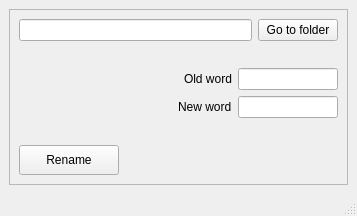
<?xml version="1.0" encoding="UTF-8"?>
<ui version="4.0">
 <class>RenameFiles</class>
 <widget class="QMainWindow" name="RenameFiles">
  <property name="geometry">
   <rect>
    <x>0</x>
    <y>0</y>
    <width>357</width>
    <height>216</height>
   </rect>
  </property>
  <property name="minimumSize">
   <size>
    <width>357</width>
    <height>216</height>
   </size>
  </property>
  <property name="maximumSize">
   <size>
    <width>357</width>
    <height>216</height>
   </size>
  </property>
  <property name="windowTitle">
   <string>MainWindow</string>
  </property>
  <widget class="QWidget" name="centralwidget">
   <layout class="QGridLayout" name="gridLayout">
    <item row="0" column="0">
     <widget class="QFrame" name="frame_2">
      <property name="frameShape">
       <enum>QFrame::StyledPanel</enum>
      </property>
      <property name="frameShadow">
       <enum>QFrame::Raised</enum>
      </property>
      <layout class="QGridLayout" name="gridLayout_2">
       <item row="4" column="0">
        <spacer name="verticalSpacer">
         <property name="orientation">
          <enum>Qt::Vertical</enum>
         </property>
         <property name="sizeHint" stdset="0">
          <size>
           <width>20</width>
           <height>40</height>
          </size>
         </property>
        </spacer>
       </item>
       <item row="3" column="0">
        <layout class="QHBoxLayout" name="horizontalLayout_3">
         <item>
          <spacer name="horizontalSpacer_2">
           <property name="orientation">
            <enum>Qt::Horizontal</enum>
           </property>
           <property name="sizeHint" stdset="0">
            <size>
             <width>40</width>
             <height>20</height>
            </size>
           </property>
          </spacer>
         </item>
         <item>
          <widget class="QLabel" name="label_2">
           <property name="text">
            <string>New word</string>
           </property>
          </widget>
         </item>
         <item>
          <widget class="QLineEdit" name="line_edit_new_word">
           <property name="maximumSize">
            <size>
             <width>100</width>
             <height>16777215</height>
            </size>
           </property>
          </widget>
         </item>
        </layout>
       </item>
       <item row="0" column="0">
        <layout class="QHBoxLayout" name="horizontalLayout">
         <item>
          <widget class="QLineEdit" name="line_edit_folder"/>
         </item>
         <item>
          <widget class="QPushButton" name="btn_Go_to_folder">
           <property name="text">
            <string>Go to folder</string>
           </property>
          </widget>
         </item>
        </layout>
       </item>
       <item row="5" column="0">
        <widget class="QPushButton" name="btn_rename">
         <property name="minimumSize">
          <size>
           <width>0</width>
           <height>30</height>
          </size>
         </property>
         <property name="maximumSize">
          <size>
           <width>100</width>
           <height>50</height>
          </size>
         </property>
         <property name="text">
          <string>Rename</string>
         </property>
        </widget>
       </item>
       <item row="2" column="0">
        <layout class="QHBoxLayout" name="horizontalLayout_2">
         <item>
          <spacer name="horizontalSpacer">
           <property name="orientation">
            <enum>Qt::Horizontal</enum>
           </property>
           <property name="sizeHint" stdset="0">
            <size>
             <width>40</width>
             <height>20</height>
            </size>
           </property>
          </spacer>
         </item>
         <item>
          <widget class="QLabel" name="label">
           <property name="text">
            <string>Old word</string>
           </property>
          </widget>
         </item>
         <item>
          <widget class="QLineEdit" name="line_edit_old_word">
           <property name="maximumSize">
            <size>
             <width>100</width>
             <height>16777215</height>
            </size>
           </property>
          </widget>
         </item>
        </layout>
       </item>
       <item row="1" column="0">
        <spacer name="verticalSpacer_2">
         <property name="orientation">
          <enum>Qt::Vertical</enum>
         </property>
         <property name="sizeHint" stdset="0">
          <size>
           <width>20</width>
           <height>40</height>
          </size>
         </property>
        </spacer>
       </item>
      </layout>
     </widget>
    </item>
   </layout>
  </widget>
  <widget class="QStatusBar" name="statusbar"/>
 </widget>
 <resources/>
 <connections/>
</ui>
